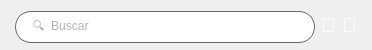
          <widget class="QFrame" name="header_frame">
           <property name="minimumSize">
            <size>
             <width>0</width>
             <height>50</height>
            </size>
           </property>
           <property name="maximumSize">
            <size>
             <width>16777215</width>
             <height>50</height>
            </size>
           </property>
           <property name="styleSheet">
            <string notr="true">QFrame#header_frame {
	background-color: #9333EA;
	border: none;
}</string>
           </property>
           <layout class="QHBoxLayout" name="horizontalLayout_2">
            <property name="leftMargin">
             <number>15</number>
            </property>
            <property name="rightMargin">
             <number>15</number>
            </property>
            <item>
             <widget class="QLineEdit" name="searchBar_sidebar">
              <property name="minimumSize">
               <size>
                <width>300</width>
                <height>32</height>
               </size>
              </property>
              <property name="styleSheet">
               <string>QLineEdit {
	border-radius: 16px;
	border: 1px solid #666;
	padding-left: 15px;
	background-color: white;
	color: #666;
	font-size: 12px;
}</string>
              </property>
              <property name="placeholderText">
               <string>🔍  Buscar</string>
              </property>
             </widget>
            </item>
            <item>
             <widget class="QPushButton" name="btn_theme">
              <property name="styleSheet">
               <string>font-size: 20px; background: transparent; border: none; color: white;</string>
              </property>
              <property name="text">
               <string>🌙</string>
              </property>
              <property name="flat">
               <bool>true</bool>
              </property>
             </widget>
            </item>
            <item>
             <widget class="QPushButton" name="btn_profile">
              <property name="styleSheet">
               <string>font-size: 20px; background: transparent; border: none; color: white;</string>
              </property>
              <property name="text">
               <string>👤</string>
              </property>
              <property name="flat">
               <bool>true</bool>
              </property>
             </widget>
            </item>
           </layout>
          </widget>
